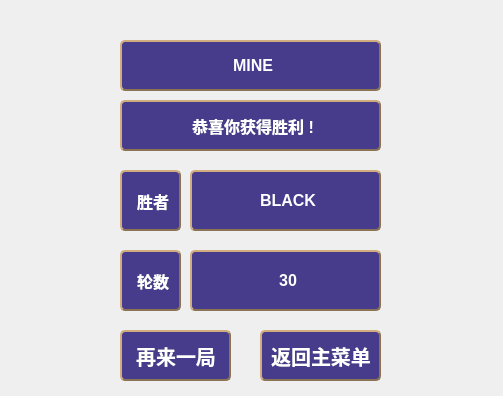
<?xml version="1.0" encoding="UTF-8"?>
<ui version="4.0">
 <class>Dialog</class>
 <widget class="QDialog" name="Dialog">
  <property name="geometry">
   <rect>
    <x>0</x>
    <y>0</y>
    <width>503</width>
    <height>396</height>
   </rect>
  </property>
  <property name="minimumSize">
   <size>
    <width>413</width>
    <height>302</height>
   </size>
  </property>
  <property name="maximumSize">
   <size>
    <width>600</width>
    <height>699</height>
   </size>
  </property>
  <property name="windowTitle">
   <string>Dialog</string>
  </property>
  <widget class="QLabel" name="LoseWin">
   <property name="geometry">
    <rect>
     <x>120</x>
     <y>100</y>
     <width>261</width>
     <height>51</height>
    </rect>
   </property>
   <property name="styleSheet">
    <string notr="true">
QLabel {
background-color:transparent;
color: rgb(255, 255, 255);
color: white;                    /* 文字颜色 */
background-color: #473C8B;       /* 背景色 */
border-style: outset;            /* 边框风格 */
border-width: 2px;               /* 边框宽度 */
border-radius: 5px;              /* 边框圆角 */
border-color: #8B7355;           /* 边框颜色 */
font: bold 14px;                 /* 字体 */
min-width: 2em;                  /* 控件最小宽度 */
min-height: 2px;                 /* 控件最小高度 */
font-family: 华文新魏;            /* 字库 */
padding: 5px;                    /* 内边距 */
padding-left:6px;                /* 文字横向偏移 */
padding-top:6px;                 /* 文字纵向偏移 */
}


</string>
   </property>
   <property name="frameShape">
    <enum>QFrame::Panel</enum>
   </property>
   <property name="text">
    <string>&lt;html&gt;&lt;head/&gt;&lt;body&gt;&lt;p align=&quot;center&quot;&gt;&lt;span style=&quot; font-size:12pt;&quot;&gt;恭喜你获得胜利 !&lt;/span&gt;&lt;/p&gt;&lt;/body&gt;&lt;/html&gt;</string>
   </property>
  </widget>
  <widget class="QLabel" name="label_2">
   <property name="geometry">
    <rect>
     <x>120</x>
     <y>170</y>
     <width>61</width>
     <height>61</height>
    </rect>
   </property>
   <property name="styleSheet">
    <string notr="true">
QLabel {
background-color:transparent;
color: rgb(255, 255, 255);
color: white;                    /* 文字颜色 */
background-color: #473C8B;       /* 背景色 */
border-style: outset;            /* 边框风格 */
border-width: 2px;               /* 边框宽度 */
border-radius: 5px;              /* 边框圆角 */
border-color: #8B7355;           /* 边框颜色 */
font: bold 14px;                 /* 字体 */
min-width: 2em;                  /* 控件最小宽度 */
min-height: 2px;                 /* 控件最小高度 */
font-family: 华文新魏;            /* 字库 */
padding: 5px;                    /* 内边距 */
padding-left:6px;                /* 文字横向偏移 */
padding-top:6px;                 /* 文字纵向偏移 */
}


</string>
   </property>
   <property name="frameShape">
    <enum>QFrame::Panel</enum>
   </property>
   <property name="text">
    <string>&lt;html&gt;&lt;head/&gt;&lt;body&gt;&lt;p align=&quot;center&quot;&gt;&lt;span style=&quot; font-size:12pt;&quot;&gt;胜者&lt;/span&gt;&lt;/p&gt;&lt;/body&gt;&lt;/html&gt;</string>
   </property>
  </widget>
  <widget class="QLabel" name="winner">
   <property name="geometry">
    <rect>
     <x>190</x>
     <y>170</y>
     <width>191</width>
     <height>61</height>
    </rect>
   </property>
   <property name="styleSheet">
    <string notr="true">
QLabel {
background-color:transparent;
color: rgb(255, 255, 255);
color: white;                    /* 文字颜色 */
background-color: #473C8B;       /* 背景色 */
border-style: outset;            /* 边框风格 */
border-width: 2px;               /* 边框宽度 */
border-radius: 5px;              /* 边框圆角 */
border-color: #8B7355;           /* 边框颜色 */
font: bold 14px;                 /* 字体 */
min-width: 2em;                  /* 控件最小宽度 */
min-height: 2px;                 /* 控件最小高度 */
font-family: 华文新魏;            /* 字库 */
padding: 5px;                    /* 内边距 */
padding-left:6px;                /* 文字横向偏移 */
padding-top:6px;                 /* 文字纵向偏移 */
}


</string>
   </property>
   <property name="frameShape">
    <enum>QFrame::Panel</enum>
   </property>
   <property name="text">
    <string>&lt;html&gt;&lt;head/&gt;&lt;body&gt;&lt;p align=&quot;center&quot;&gt;&lt;span style=&quot; font-size:12pt;&quot;&gt;BLACK&lt;/span&gt;&lt;/p&gt;&lt;/body&gt;&lt;/html&gt;</string>
   </property>
  </widget>
  <widget class="QLabel" name="label_4">
   <property name="geometry">
    <rect>
     <x>120</x>
     <y>250</y>
     <width>61</width>
     <height>61</height>
    </rect>
   </property>
   <property name="styleSheet">
    <string notr="true">
QLabel {
background-color:transparent;
color: rgb(255, 255, 255);
color: white;                    /* 文字颜色 */
background-color: #473C8B;       /* 背景色 */
border-style: outset;            /* 边框风格 */
border-width: 2px;               /* 边框宽度 */
border-radius: 5px;              /* 边框圆角 */
border-color: #8B7355;           /* 边框颜色 */
font: bold 14px;                 /* 字体 */
min-width: 2em;                  /* 控件最小宽度 */
min-height: 2px;                 /* 控件最小高度 */
font-family: 华文新魏;            /* 字库 */
padding: 5px;                    /* 内边距 */
padding-left:6px;                /* 文字横向偏移 */
padding-top:6px;                 /* 文字纵向偏移 */
}


</string>
   </property>
   <property name="frameShape">
    <enum>QFrame::Panel</enum>
   </property>
   <property name="text">
    <string>&lt;html&gt;&lt;head/&gt;&lt;body&gt;&lt;p align=&quot;center&quot;&gt;&lt;span style=&quot; font-size:12pt;&quot;&gt;轮数&lt;/span&gt;&lt;/p&gt;&lt;/body&gt;&lt;/html&gt;</string>
   </property>
  </widget>
  <widget class="QLabel" name="roundnum">
   <property name="geometry">
    <rect>
     <x>190</x>
     <y>250</y>
     <width>191</width>
     <height>61</height>
    </rect>
   </property>
   <property name="styleSheet">
    <string notr="true">
QLabel {
background-color:transparent;
color: rgb(255, 255, 255);
color: white;                    /* 文字颜色 */
background-color: #473C8B;       /* 背景色 */
border-style: outset;            /* 边框风格 */
border-width: 2px;               /* 边框宽度 */
border-radius: 5px;              /* 边框圆角 */
border-color: #8B7355;           /* 边框颜色 */
font: bold 14px;                 /* 字体 */
min-width: 2em;                  /* 控件最小宽度 */
min-height: 2px;                 /* 控件最小高度 */
font-family: 华文新魏;            /* 字库 */
padding: 5px;                    /* 内边距 */
padding-left:6px;                /* 文字横向偏移 */
padding-top:6px;                 /* 文字纵向偏移 */
}


</string>
   </property>
   <property name="frameShape">
    <enum>QFrame::Panel</enum>
   </property>
   <property name="text">
    <string>&lt;html&gt;&lt;head/&gt;&lt;body&gt;&lt;p align=&quot;center&quot;&gt;&lt;span style=&quot; font-size:12pt;&quot;&gt;30&lt;/span&gt;&lt;/p&gt;&lt;/body&gt;&lt;/html&gt;</string>
   </property>
  </widget>
  <widget class="QLabel" name="UserName">
   <property name="geometry">
    <rect>
     <x>120</x>
     <y>40</y>
     <width>261</width>
     <height>51</height>
    </rect>
   </property>
   <property name="styleSheet">
    <string notr="true">
QLabel {
background-color:transparent;
color: rgb(255, 255, 255);
color: white;                    /* 文字颜色 */
background-color: #473C8B;       /* 背景色 */
border-style: outset;            /* 边框风格 */
border-width: 2px;               /* 边框宽度 */
border-radius: 5px;              /* 边框圆角 */
border-color: #8B7355;           /* 边框颜色 */
font: bold 14px;                 /* 字体 */
min-width: 2em;                  /* 控件最小宽度 */
min-height: 2px;                 /* 控件最小高度 */
font-family: 华文新魏;            /* 字库 */
padding: 5px;                    /* 内边距 */
padding-left:6px;                /* 文字横向偏移 */
padding-top:6px;                 /* 文字纵向偏移 */
}


</string>
   </property>
   <property name="frameShape">
    <enum>QFrame::Panel</enum>
   </property>
   <property name="text">
    <string>&lt;html&gt;&lt;head/&gt;&lt;body&gt;&lt;p align=&quot;center&quot;&gt;&lt;span style=&quot; font-size:12pt;&quot;&gt;MINE&lt;/span&gt;&lt;/p&gt;&lt;/body&gt;&lt;/html&gt;</string>
   </property>
  </widget>
  <widget class="QPushButton" name="one_more_game">
   <property name="geometry">
    <rect>
     <x>120</x>
     <y>330</y>
     <width>111</width>
     <height>51</height>
    </rect>
   </property>
   <property name="styleSheet">
    <string notr="true">
QPushButton {
background-color:transparent;
color: rgb(255, 255, 255);
color: white;                    /* 文字颜色 */
background-color: #473C8B;       /* 背景色 */
border-style: outset;            /* 边框风格 */
border-width: 2px;               /* 边框宽度 */
border-radius: 5px;              /* 边框圆角 */
border-color: #8B7355;           /* 边框颜色 */
font: bold 20px;                 /* 字体 */
min-width: 2em;                  /* 控件最小宽度 */
min-height: 2px;                 /* 控件最小高度 */
font-family: 华文新魏;            /* 字库 */
padding: 5px;                    /* 内边距 */
padding-left:6px;                /* 文字横向偏移 */
padding-top:6px;                 /* 文字纵向偏移 */
}


</string>
   </property>
   <property name="text">
    <string>再来一局</string>
   </property>
  </widget>
  <widget class="QPushButton" name="return_start">
   <property name="geometry">
    <rect>
     <x>260</x>
     <y>330</y>
     <width>121</width>
     <height>51</height>
    </rect>
   </property>
   <property name="styleSheet">
    <string notr="true">
QPushButton {
background-color:transparent;
color: rgb(255, 255, 255);
color: white;                    /* 文字颜色 */
background-color: #473C8B;       /* 背景色 */
border-style: outset;            /* 边框风格 */
border-width: 2px;               /* 边框宽度 */
border-radius: 5px;              /* 边框圆角 */
border-color: #8B7355;           /* 边框颜色 */
font: bold 20px;                 /* 字体 */
min-width: 2em;                  /* 控件最小宽度 */
min-height: 2px;                 /* 控件最小高度 */
font-family: 华文新魏;            /* 字库 */
padding: 5px;                    /* 内边距 */
padding-left:6px;                /* 文字横向偏移 */
padding-top:6px;                 /* 文字纵向偏移 */
}


</string>
   </property>
   <property name="text">
    <string>返回主菜单</string>
   </property>
  </widget>
 </widget>
 <resources/>
 <connections/>
</ui>
